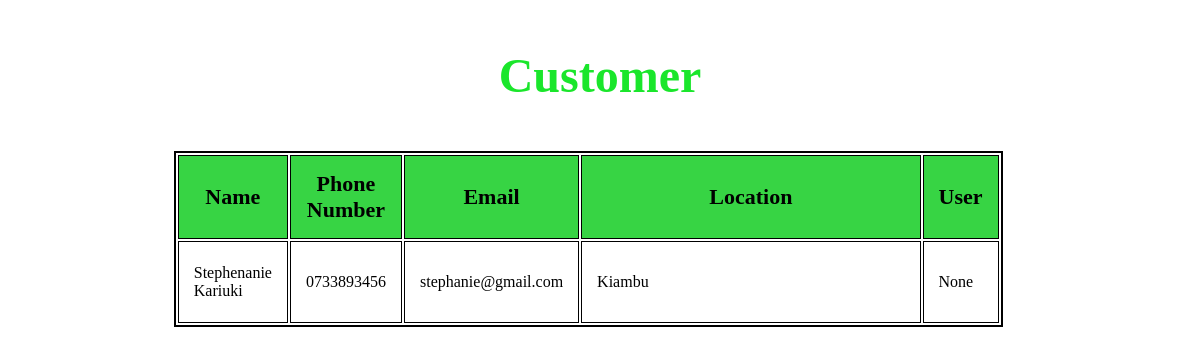
The app's page /customer/customer/2/, older data.
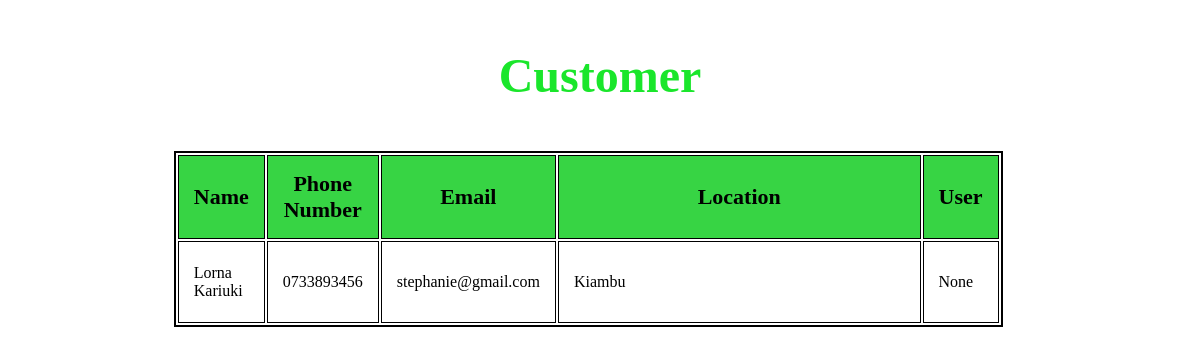
The same page, newer data.
### customer/models.py (models this page shows, shortened)
class Customer (models.Model):
    name = models.CharField(max_length=32)
    phone_Number = models.CharField(max_length=15)
    email = models.EmailField()
    location = models.CharField(max_length=32)
    user = models.ForeignKey(User,
                                on_delete=models.CASCADE, null=True)

### customer/views.py (the view)
# urls.py: path("customer/<int:id>/", customer_details, name="customer_details_view"),
def customer_details(request, id):
     customer = Customer.objects.get(id=id)
     return render(request, "customer/customer_details.html", {"customer": customer})

### template/customer/customer_details.html (shortened to what this page needs)
<!DOCTYPE html>
<html lang="en">
<head>
    {%load static%}
    <link rel="stylesheet" href="{% static 'css/products_detail.css' %}">
</head>
<body>
    <h3>Customer</h3>
    <table class="table">
            <th>Name</th>
            <th>Phone Number</th>
            <th>Email</th>
            <th class="detail">Location</th>
            <th>User</th>
        <tr>
            <td>{{customer.name}}</td>
            <td>{{customer.phone_Number}}</td>
            <td>{{customer.email}}</td>
            <td>{{customer.location}}</td>
            <td>{{customer.user}}</td>
        </tr>
    </table>
</body>
</html>

Row changes from the older to the newer data that the page shows:
changed Customer "stephanie@gmail.com": name "Stephenanie Kariuki" → "Lorna Kariuki"
